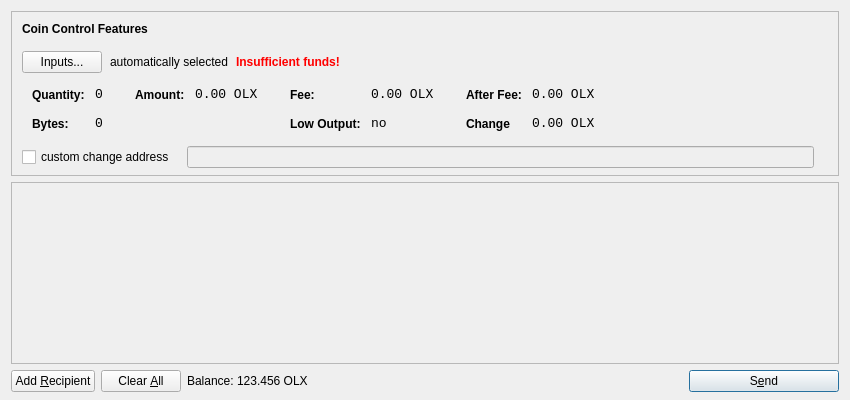
<?xml version="1.0" encoding="UTF-8"?>
<ui version="4.0">
 <class>SendCoinsDialog</class>
 <widget class="QDialog" name="SendCoinsDialog">
  <property name="geometry">
   <rect>
    <x>0</x>
    <y>0</y>
    <width>850</width>
    <height>400</height>
   </rect>
  </property>
  <property name="windowTitle">
   <string>Send Coins</string>
  </property>
  <layout class="QVBoxLayout" name="verticalLayout" stretch="0,1,0">
   <property name="bottomMargin">
    <number>8</number>
   </property>
   <item>
    <widget class="QFrame" name="frameCoinControl">
     <property name="sizePolicy">
      <sizepolicy hsizetype="Expanding" vsizetype="Expanding">
       <horstretch>0</horstretch>
       <verstretch>0</verstretch>
      </sizepolicy>
     </property>
     <property name="maximumSize">
      <size>
       <width>16777215</width>
       <height>16777215</height>
      </size>
     </property>
     <property name="frameShape">
      <enum>QFrame::StyledPanel</enum>
     </property>
     <property name="frameShadow">
      <enum>QFrame::Sunken</enum>
     </property>
     <layout class="QVBoxLayout" name="verticalLayoutCoinControl2">
      <property name="spacing">
       <number>-1</number>
      </property>
      <property name="leftMargin">
       <number>0</number>
      </property>
      <property name="topMargin">
       <number>0</number>
      </property>
      <property name="rightMargin">
       <number>0</number>
      </property>
      <property name="bottomMargin">
       <number>6</number>
      </property>
      <item>
       <layout class="QVBoxLayout" name="verticalLayoutCoinControl" stretch="0,0,0,0,1">
        <property name="spacing">
         <number>0</number>
        </property>
        <property name="leftMargin">
         <number>10</number>
        </property>
        <property name="topMargin">
         <number>10</number>
        </property>
        <item>
         <layout class="QHBoxLayout" name="horizontalLayoutCoinControl1">
          <property name="bottomMargin">
           <number>15</number>
          </property>
          <item>
           <widget class="QLabel" name="labelCoinControlFeatures">
            <property name="sizePolicy">
             <sizepolicy hsizetype="Preferred" vsizetype="Maximum">
              <horstretch>0</horstretch>
              <verstretch>0</verstretch>
             </sizepolicy>
            </property>
            <property name="font">
             <font>
              <weight>75</weight>
              <bold>true</bold>
             </font>
            </property>
            <property name="styleSheet">
             <string notr="true">font-weight:bold;</string>
            </property>
            <property name="text">
             <string>Coin Control Features</string>
            </property>
           </widget>
          </item>
         </layout>
        </item>
        <item>
         <layout class="QHBoxLayout" name="horizontalLayoutCoinControl2" stretch="0,0,0,0">
          <property name="spacing">
           <number>8</number>
          </property>
          <property name="bottomMargin">
           <number>10</number>
          </property>
          <item>
           <widget class="QPushButton" name="pushButtonCoinControl">
            <property name="styleSheet">
             <string notr="true"/>
            </property>
            <property name="text">
             <string>Inputs...</string>
            </property>
           </widget>
          </item>
          <item>
           <widget class="QLabel" name="labelCoinControlAutomaticallySelected">
            <property name="text">
             <string>automatically selected</string>
            </property>
            <property name="margin">
             <number>5</number>
            </property>
           </widget>
          </item>
          <item>
           <widget class="QLabel" name="labelCoinControlInsuffFunds">
            <property name="font">
             <font>
              <weight>75</weight>
              <bold>true</bold>
             </font>
            </property>
            <property name="styleSheet">
             <string notr="true">color:red;font-weight:bold;</string>
            </property>
            <property name="text">
             <string>Insufficient funds!</string>
            </property>
            <property name="margin">
             <number>5</number>
            </property>
           </widget>
          </item>
          <item>
           <spacer name="horizontalSpacerCoinControl">
            <property name="orientation">
             <enum>Qt::Horizontal</enum>
            </property>
            <property name="sizeHint" stdset="0">
             <size>
              <width>40</width>
              <height>1</height>
             </size>
            </property>
           </spacer>
          </item>
         </layout>
        </item>
        <item>
         <widget class="QWidget" name="widgetCoinControl" native="true">
          <property name="sizePolicy">
           <sizepolicy hsizetype="Preferred" vsizetype="Preferred">
            <horstretch>0</horstretch>
            <verstretch>0</verstretch>
           </sizepolicy>
          </property>
          <property name="minimumSize">
           <size>
            <width>0</width>
            <height>0</height>
           </size>
          </property>
          <property name="styleSheet">
           <string notr="true"/>
          </property>
          <layout class="QHBoxLayout" name="horizontalLayoutCoinControl5">
           <property name="margin">
            <number>0</number>
           </property>
           <item>
            <layout class="QHBoxLayout" name="horizontalLayoutCoinControl3" stretch="0,0,0,1">
             <property name="spacing">
              <number>20</number>
             </property>
             <property name="topMargin">
              <number>0</number>
             </property>
             <property name="bottomMargin">
              <number>10</number>
             </property>
             <item>
              <layout class="QFormLayout" name="formLayoutCoinControl1">
               <property name="horizontalSpacing">
                <number>10</number>
               </property>
               <property name="verticalSpacing">
                <number>14</number>
               </property>
               <property name="leftMargin">
                <number>10</number>
               </property>
               <property name="topMargin">
                <number>4</number>
               </property>
               <property name="rightMargin">
                <number>6</number>
               </property>
               <item row="0" column="0">
                <widget class="QLabel" name="labelCoinControlQuantityText">
                 <property name="styleSheet">
                  <string notr="true">font-weight:bold;</string>
                 </property>
                 <property name="text">
                  <string>Quantity:</string>
                 </property>
                 <property name="margin">
                  <number>0</number>
                 </property>
                </widget>
               </item>
               <item row="0" column="1">
                <widget class="QLabel" name="labelCoinControlQuantity">
                 <property name="font">
                  <font>
                   <family>Monospace</family>
                   <pointsize>10</pointsize>
                  </font>
                 </property>
                 <property name="cursor">
                  <cursorShape>IBeamCursor</cursorShape>
                 </property>
                 <property name="contextMenuPolicy">
                  <enum>Qt::ActionsContextMenu</enum>
                 </property>
                 <property name="text">
                  <string>0</string>
                 </property>
                 <property name="margin">
                  <number>0</number>
                 </property>
                 <property name="textInteractionFlags">
                  <set>Qt::LinksAccessibleByMouse|Qt::TextSelectableByKeyboard|Qt::TextSelectableByMouse</set>
                 </property>
                </widget>
               </item>
               <item row="1" column="0">
                <widget class="QLabel" name="labelCoinControlBytesText">
                 <property name="styleSheet">
                  <string notr="true">font-weight:bold;</string>
                 </property>
                 <property name="text">
                  <string>Bytes:</string>
                 </property>
                </widget>
               </item>
               <item row="1" column="1">
                <widget class="QLabel" name="labelCoinControlBytes">
                 <property name="font">
                  <font>
                   <family>Monospace</family>
                   <pointsize>10</pointsize>
                  </font>
                 </property>
                 <property name="cursor">
                  <cursorShape>IBeamCursor</cursorShape>
                 </property>
                 <property name="contextMenuPolicy">
                  <enum>Qt::ActionsContextMenu</enum>
                 </property>
                 <property name="text">
                  <string>0</string>
                 </property>
                 <property name="textInteractionFlags">
                  <set>Qt::LinksAccessibleByMouse|Qt::TextSelectableByKeyboard|Qt::TextSelectableByMouse</set>
                 </property>
                </widget>
               </item>
              </layout>
             </item>
             <item>
              <layout class="QFormLayout" name="formLayoutCoinControl2">
               <property name="horizontalSpacing">
                <number>10</number>
               </property>
               <property name="verticalSpacing">
                <number>14</number>
               </property>
               <property name="leftMargin">
                <number>6</number>
               </property>
               <property name="topMargin">
                <number>4</number>
               </property>
               <property name="rightMargin">
                <number>6</number>
               </property>
               <item row="0" column="0">
                <widget class="QLabel" name="labelCoinControlAmountText">
                 <property name="styleSheet">
                  <string notr="true">font-weight:bold;</string>
                 </property>
                 <property name="text">
                  <string>Amount:</string>
                 </property>
                 <property name="margin">
                  <number>0</number>
                 </property>
                </widget>
               </item>
               <item row="0" column="1">
                <widget class="QLabel" name="labelCoinControlAmount">
                 <property name="font">
                  <font>
                   <family>Monospace</family>
                   <pointsize>10</pointsize>
                  </font>
                 </property>
                 <property name="cursor">
                  <cursorShape>IBeamCursor</cursorShape>
                 </property>
                 <property name="contextMenuPolicy">
                  <enum>Qt::ActionsContextMenu</enum>
                 </property>
                 <property name="text">
                  <string notr="true">0.00 OLX</string>
                 </property>
                 <property name="textInteractionFlags">
                  <set>Qt::LinksAccessibleByMouse|Qt::TextSelectableByKeyboard|Qt::TextSelectableByMouse</set>
                 </property>
                </widget>
               </item>
              </layout>
             </item>
             <item>
              <layout class="QFormLayout" name="formLayoutCoinControl3">
               <property name="horizontalSpacing">
                <number>10</number>
               </property>
               <property name="verticalSpacing">
                <number>14</number>
               </property>
               <property name="leftMargin">
                <number>6</number>
               </property>
               <property name="topMargin">
                <number>4</number>
               </property>
               <property name="rightMargin">
                <number>6</number>
               </property>
               <item row="0" column="0">
                <widget class="QLabel" name="labelCoinControlFeeText">
                 <property name="styleSheet">
                  <string notr="true">font-weight:bold;</string>
                 </property>
                 <property name="text">
                  <string>Fee:</string>
                 </property>
                 <property name="margin">
                  <number>0</number>
                 </property>
                </widget>
               </item>
               <item row="0" column="1">
                <widget class="QLabel" name="labelCoinControlFee">
                 <property name="font">
                  <font>
                   <family>Monospace</family>
                   <pointsize>10</pointsize>
                  </font>
                 </property>
                 <property name="cursor">
                  <cursorShape>IBeamCursor</cursorShape>
                 </property>
                 <property name="contextMenuPolicy">
                  <enum>Qt::ActionsContextMenu</enum>
                 </property>
                 <property name="text">
                  <string notr="true">0.00 OLX</string>
                 </property>
                 <property name="textInteractionFlags">
                  <set>Qt::LinksAccessibleByMouse|Qt::TextSelectableByKeyboard|Qt::TextSelectableByMouse</set>
                 </property>
                </widget>
               </item>
               <item row="1" column="0">
                <widget class="QLabel" name="labelCoinControlLowOutputText">
                 <property name="styleSheet">
                  <string notr="true">font-weight:bold;</string>
                 </property>
                 <property name="text">
                  <string>Low Output:</string>
                 </property>
                </widget>
               </item>
               <item row="1" column="1">
                <widget class="QLabel" name="labelCoinControlLowOutput">
                 <property name="font">
                  <font>
                   <family>Monospace</family>
                   <pointsize>10</pointsize>
                  </font>
                 </property>
                 <property name="cursor">
                  <cursorShape>IBeamCursor</cursorShape>
                 </property>
                 <property name="contextMenuPolicy">
                  <enum>Qt::ActionsContextMenu</enum>
                 </property>
                 <property name="text">
                  <string>no</string>
                 </property>
                 <property name="textInteractionFlags">
                  <set>Qt::LinksAccessibleByMouse|Qt::TextSelectableByKeyboard|Qt::TextSelectableByMouse</set>
                 </property>
                </widget>
               </item>
              </layout>
             </item>
             <item>
              <layout class="QFormLayout" name="formLayoutCoinControl4">
               <property name="horizontalSpacing">
                <number>10</number>
               </property>
               <property name="verticalSpacing">
                <number>14</number>
               </property>
               <property name="leftMargin">
                <number>6</number>
               </property>
               <property name="topMargin">
                <number>4</number>
               </property>
               <property name="rightMargin">
                <number>6</number>
               </property>
               <item row="0" column="0">
                <widget class="QLabel" name="labelCoinControlAfterFeeText">
                 <property name="styleSheet">
                  <string notr="true">font-weight:bold;</string>
                 </property>
                 <property name="text">
                  <string>After Fee:</string>
                 </property>
                 <property name="margin">
                  <number>0</number>
                 </property>
                </widget>
               </item>
               <item row="0" column="1">
                <widget class="QLabel" name="labelCoinControlAfterFee">
                 <property name="font">
                  <font>
                   <family>Monospace</family>
                   <pointsize>10</pointsize>
                  </font>
                 </property>
                 <property name="cursor">
                  <cursorShape>IBeamCursor</cursorShape>
                 </property>
                 <property name="contextMenuPolicy">
                  <enum>Qt::ActionsContextMenu</enum>
                 </property>
                 <property name="text">
                  <string notr="true">0.00 OLX</string>
                 </property>
                 <property name="textInteractionFlags">
                  <set>Qt::LinksAccessibleByMouse|Qt::TextSelectableByKeyboard|Qt::TextSelectableByMouse</set>
                 </property>
                </widget>
               </item>
               <item row="1" column="0">
                <widget class="QLabel" name="labelCoinControlChangeText">
                 <property name="styleSheet">
                  <string notr="true">font-weight:bold;</string>
                 </property>
                 <property name="text">
                  <string>Change</string>
                 </property>
                </widget>
               </item>
               <item row="1" column="1">
                <widget class="QLabel" name="labelCoinControlChange">
                 <property name="font">
                  <font>
                   <family>Monospace</family>
                   <pointsize>10</pointsize>
                  </font>
                 </property>
                 <property name="cursor">
                  <cursorShape>IBeamCursor</cursorShape>
                 </property>
                 <property name="contextMenuPolicy">
                  <enum>Qt::ActionsContextMenu</enum>
                 </property>
                 <property name="text">
                  <string notr="true">0.00 OLX</string>
                 </property>
                 <property name="textInteractionFlags">
                  <set>Qt::LinksAccessibleByMouse|Qt::TextSelectableByKeyboard|Qt::TextSelectableByMouse</set>
                 </property>
                </widget>
               </item>
              </layout>
             </item>
            </layout>
           </item>
          </layout>
         </widget>
        </item>
        <item>
         <layout class="QHBoxLayout" name="horizontalLayoutCoinControl4" stretch="0,0,0">
          <property name="spacing">
           <number>12</number>
          </property>
          <property name="sizeConstraint">
           <enum>QLayout::SetDefaultConstraint</enum>
          </property>
          <property name="topMargin">
           <number>5</number>
          </property>
          <property name="rightMargin">
           <number>5</number>
          </property>
          <item>
           <widget class="QCheckBox" name="checkBoxCoinControlChange">
            <property name="text">
             <string>custom change address</string>
            </property>
           </widget>
          </item>
          <item>
           <widget class="QLineEdit" name="lineEditCoinControlChange">
            <property name="enabled">
             <bool>false</bool>
            </property>
            <property name="sizePolicy">
             <sizepolicy hsizetype="Expanding" vsizetype="Fixed">
              <horstretch>0</horstretch>
              <verstretch>0</verstretch>
             </sizepolicy>
            </property>
           </widget>
          </item>
          <item>
           <widget class="QLabel" name="labelCoinControlChangeLabel">
            <property name="sizePolicy">
             <sizepolicy hsizetype="Preferred" vsizetype="Expanding">
              <horstretch>0</horstretch>
              <verstretch>0</verstretch>
             </sizepolicy>
            </property>
            <property name="minimumSize">
             <size>
              <width>0</width>
              <height>0</height>
             </size>
            </property>
            <property name="text">
             <string/>
            </property>
            <property name="margin">
             <number>3</number>
            </property>
           </widget>
          </item>
         </layout>
        </item>
        <item>
         <spacer name="verticalSpacerCoinControl">
          <property name="orientation">
           <enum>Qt::Vertical</enum>
          </property>
          <property name="sizeHint" stdset="0">
           <size>
            <width>800</width>
            <height>1</height>
           </size>
          </property>
         </spacer>
        </item>
       </layout>
      </item>
     </layout>
    </widget>
   </item>
   <item>
    <widget class="QScrollArea" name="scrollArea">
     <property name="widgetResizable">
      <bool>true</bool>
     </property>
     <widget class="QWidget" name="scrollAreaWidgetContents">
      <property name="geometry">
       <rect>
        <x>0</x>
        <y>0</y>
        <width>830</width>
        <height>165</height>
       </rect>
      </property>
      <layout class="QVBoxLayout" name="verticalLayout_2">
       <property name="margin">
        <number>0</number>
       </property>
       <item>
        <layout class="QVBoxLayout" name="entries">
         <property name="spacing">
          <number>6</number>
         </property>
        </layout>
       </item>
       <item>
        <spacer name="verticalSpacer">
         <property name="orientation">
          <enum>Qt::Vertical</enum>
         </property>
         <property name="sizeHint" stdset="0">
          <size>
           <width>20</width>
           <height>40</height>
          </size>
         </property>
        </spacer>
       </item>
      </layout>
     </widget>
    </widget>
   </item>
   <item>
    <layout class="QHBoxLayout" name="horizontalLayout">
     <item>
      <widget class="QPushButton" name="addButton">
       <property name="toolTip">
        <string>Send to multiple recipients at once</string>
       </property>
       <property name="text">
        <string>Add &amp;Recipient</string>
       </property>
       <property name="autoDefault">
        <bool>false</bool>
       </property>
      </widget>
     </item>
     <item>
      <widget class="QPushButton" name="clearButton">
       <property name="sizePolicy">
        <sizepolicy hsizetype="Minimum" vsizetype="Fixed">
         <horstretch>0</horstretch>
         <verstretch>0</verstretch>
        </sizepolicy>
       </property>
       <property name="toolTip">
        <string>Remove all transaction fields</string>
       </property>
       <property name="text">
        <string>Clear &amp;All</string>
       </property>
       <property name="autoRepeatDelay">
        <number>300</number>
       </property>
       <property name="autoDefault">
        <bool>false</bool>
       </property>
      </widget>
     </item>
     <item>
      <layout class="QHBoxLayout" name="horizontalLayout_2">
       <property name="spacing">
        <number>3</number>
       </property>
       <item>
        <widget class="QLabel" name="label">
         <property name="sizePolicy">
          <sizepolicy hsizetype="Preferred" vsizetype="Fixed">
           <horstretch>0</horstretch>
           <verstretch>0</verstretch>
          </sizepolicy>
         </property>
         <property name="text">
          <string>Balance:</string>
         </property>
        </widget>
       </item>
       <item>
        <widget class="QLabel" name="labelBalance">
         <property name="sizePolicy">
          <sizepolicy hsizetype="Preferred" vsizetype="Fixed">
           <horstretch>0</horstretch>
           <verstretch>0</verstretch>
          </sizepolicy>
         </property>
         <property name="cursor">
          <cursorShape>IBeamCursor</cursorShape>
         </property>
         <property name="text">
          <string notr="true">123.456 OLX</string>
         </property>
         <property name="textInteractionFlags">
          <set>Qt::LinksAccessibleByMouse|Qt::TextSelectableByKeyboard|Qt::TextSelectableByMouse</set>
         </property>
        </widget>
       </item>
      </layout>
     </item>
     <item>
      <spacer name="horizontalSpacer">
       <property name="orientation">
        <enum>Qt::Horizontal</enum>
       </property>
       <property name="sizeHint" stdset="0">
        <size>
         <width>40</width>
         <height>20</height>
        </size>
       </property>
      </spacer>
     </item>
     <item>
      <widget class="QPushButton" name="sendButton">
       <property name="minimumSize">
        <size>
         <width>150</width>
         <height>0</height>
        </size>
       </property>
       <property name="toolTip">
        <string>Confirm the send action</string>
       </property>
       <property name="text">
        <string>S&amp;end</string>
       </property>
       <property name="icon">
        <iconset resource="../bitcoin.qrc">
         <normaloff>:/icons/send</normaloff>:/icons/send</iconset>
       </property>
       <property name="default">
        <bool>true</bool>
       </property>
      </widget>
     </item>
    </layout>
   </item>
  </layout>
 </widget>
 <resources>
  <include location="../bitcoin.qrc"/>
 </resources>
 <connections/>
</ui>
